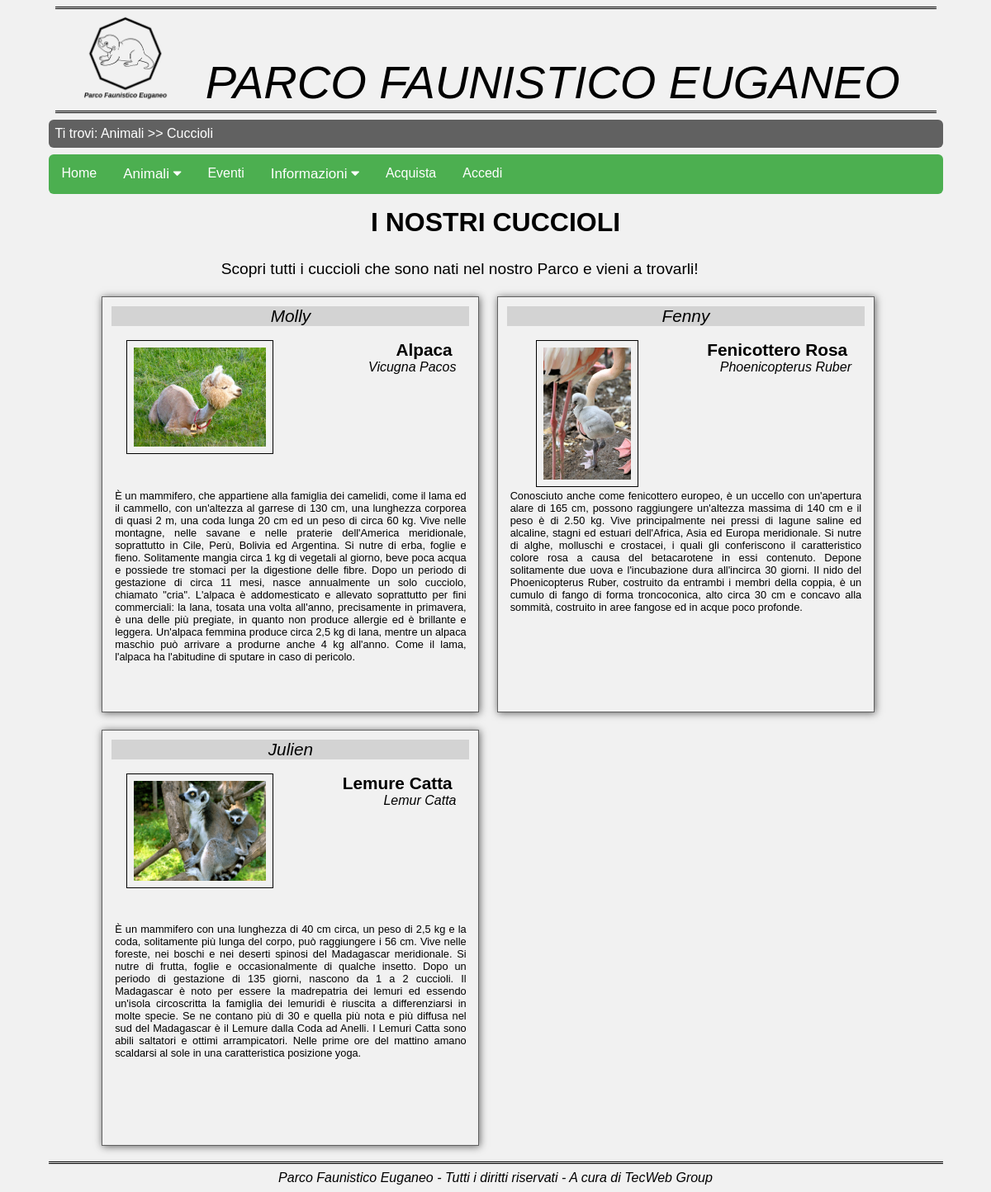
/PAGES/cuccioli.php, run on the app's committed database.
### tables this page shows
CREATE TABLE IF NOT EXISTS Animali (
    NomeComune varchar(30),
    NomeProprio varchar(20) NULL,
    NomeScientifico varchar(50),
    Famiglia varchar(20),
    SezioneParco varchar(20),
    DescrizioneAnimale text,
    Immagine text NULL,
    DescrizioneImmagine text NULL,
    PRIMARY KEY(NomeComune,Famiglia)
);

### PHP/sqlInteractions.php (called while the page is built, shortened)
<?php
	class sqlInteractions {
	public function apriConnessioneDB(){
		$this->connection = mysqli_connect(static::host,static::user,static::pass,static::dbName);
		if(!$this->connection){
			return false;
		}
		else{
			return true;
		}
	}
	public function getCuccioli(){
		$query = 'SELECT NomeComune, NomeProprio, NomeScientifico, DescrizioneAnimale, Immagine, DescrizioneImmagine FROM Animali WHERE Famiglia=\'Cuccioli\' ORDER BY NomeComune ASC';
		$queryResult = mysqli_query($this->connection,$query);
		if(mysqli_num_rows($queryResult)==0){
			return null;
		}
		else{
			$result = array();
			while($row=mysqli_fetch_assoc($queryResult)){
				$arraySingoloCucciolo = array('NomeComune'=>$row['NomeComune'],'NomeProprio'=>$row['NomeProprio'],'NomeScientifico'=>$row['NomeScientifico'],'DescrizioneAnimale'=>$row['DescrizioneAnimale'],'Immagine'=>$row['Immagine'],'DescrizioneImmagine'=>$row['DescrizioneImmagine'],);
				array_push($result,$arraySingoloCucciolo);
			}
			return $result;
		}
	}
}
?>

### PAGES/cuccioli.php (the view)
<?php
    require_once "../PHP/modulesInit.php";
    require_once "../PHP/sqlInteractions.php";
    $oggettoPagina = new sqlInteractions();
    $connessione = $oggettoPagina->apriConnessioneDB();
    if($connessione){
        $cuccioli = $oggettoPagina->getCuccioli();
        if($cuccioli==null){
            $stringaCuccioli = "<p class=\"messaggio\">Non sono presenti cuccioli in questo momento al Parco Faunistico Euganeo.</p>";
        }
        else{
            $stringaCuccioli = "<div id=\"risultatiCuccioli\">";
            foreach($cuccioli as $puppies){
                $stringaCuccioli .= "<div class=\"containerAnimal\">
                                     <div class=\"namePuppy\">".$puppies['NomeProprio']."</div>
                                     <div class=\"photoAnimal\"><img src=\"".$puppies['Immagine']."\" alt=\"".$puppies['DescrizioneImmagine']."\" /></div>
                                     <div class=\"nameAnimal\">".$puppies['NomeComune']."</div>
                                     <div class=\"scientificNameAnimal\">".$puppies['NomeScientifico']."</div>
                                     <div class=\"descAnimal\">".$puppies['DescrizioneAnimale']."</div>
                                     </div>";
            }
            $stringaCuccioli .= "</div>
                                 <div class=\"clear\"></div>";
        }
    }
    else{
        $stringaCuccioli = "<p class=\"errorMessage\">Connessione al database degli animali fallita. Per favore, riprova.</p>";
    }
    $output = file_get_contents("../HTML/cuccioli.html");
    $output = str_replace('<a href="cuccioli.php">','<a>',$output);
    $output = str_replace("<menu></menu>",modulesInit::menu(),$output);
    $output = str_replace("<breadcrumb></breadcrumb>",modulesInit::breadcrumb('Animali >> Cuccioli'),$output);
    $output = str_replace("<selezionaCuccioli></selezionaCuccioli>",$stringaCuccioli,$output);
    echo $output;
?>

### PHP/modulesInit.php (shortened to what this page needs)
<?php
	class modulesInit{
		public static function breadcrumb(...$sequenza){
			$breadcrumb = "Ti trovi: ";
			foreach($sequenza as $element){
				$breadcrumb .= "$element ";
			}
			return "<p class=\"map-position\">$breadcrumb</p>";
		}
		public static function menu(){
			$menu_form = '<div class="topnav" id="menu">'."\n"
						.'  <a class="menuItem" href="home.php">Home</a>'."\n"
						.'  <div class="closeMenu">'."\n"
						.'	  <div id="chiudiMenu">'."\n"
						.'	  </div>'."\n"
						.'  </div>'."\n"
						.'  <div class="dropdown">'."\n"
						.'	  <a class="dropbtn" href="animali.php">Animali'."\n"
						.'		 <i class="fa fa-caret-down"></i>'."\n"
						.'	  </a>'."\n"
						.'	  <div class="dropdown-content">'."\n"
						.'		  <a href="animali.php">Tutti gli animali</a>'."\n"
						.'		  <a href="cuccioli.php">I cuccioli</a>'."\n"
						.'	  </div>'."\n"
						.'  </div>'."\n"
						.'  <a class="menuItem" href="eventi.php">Eventi</a>'."\n"
						.'  <div class="dropdown menuItem">'."\n"
						.'	  <a href="info.php" class="dropbtn">Informazioni'."\n"
						.'		 <i class="fa fa-caret-down"></i>'."\n"
						.'	  </a>'."\n"
						.'	  <div class="dropdown-content">'."\n"
						.'		  <a href="info.php#contatti">Contatti</a>'."\n"
						.'	  </div>'."\n"
						.'  </div>'."\n"
						.'  <a class="menuItem" href="acquista.php">Acquista</a>'."\n";
			if(isset($_SESSION["logged"]) && $_SESSION["logged"]->status == 2) {
				if($_SESSION['admin'] == 1) {
					$menu_form .= '<div class="dropdown menuItem">'."\n"
								.'	<a class="dropbtn" href="areaPrivata.php?pageName=principale">Pannello Amministratore'."\n"
								.'		 <i class="fa fa-caret-down mobile"></i>'."\n"
								.'  </a>'."\n"
								.'	<div class="dropdown-content mobile">'."\n"
								.'		<a href="areaPrivata.php?pageName=principale">Area Privata</a>'."\n"
								.'		<a href="areaPrivata.php?pageName=eventi">Eventi</a>'."\n"
								.'		<a href="areaPrivata.php?pageName=animali">Animali</a>'."\n"
								.'		<a href="areaPrivata.php?pageName=acquisti">Acquisti</a>'."\n"
								.'		<a href="areaPrivata.php?pageName=messaggi">Messaggi</a>'."\n"
								.'	</div>'."\n"
								.'</div>'."\n";
				} else {
					$menu_form .= '<div class="dropdown menuItem">'."\n"
								.'	<a class="dropbtn" href="areaPrivata.php?pageName=principale">Area Personale'."\n"
								.'		 <i class="fa fa-caret-down mobile"></i>'."\n"
								.'  </a>'."\n"
								.'	<div class="dropdown-content mobile">'."\n"
								.'		<a class="azioniRapide" href="areaPrivata.php?pageName=messaggi">Messaggi</a>'."\n"
								.'		<a class="azioniRapide" href="acquista.php">Acquista Biglietti</a>'."\n"
								.'		<a class="azioniRapide" href="info.php">Contatta l\'Amministratore</a>'."\n"
								.'	</div>'."\n"
								.'</div>'."\n";
				}
				$menu_form .= '<a class="menuItem" href="../PHP/login/logout.php">Logout</a>'."\n";
			} else {
				$menu_form .= '   <a class="menuItem" href="login.php">Accedi</a>'."\n";
			}
			$menu_form .= '   <a href="javascript:void(0);" class="icon menuItem" onclick="mobileMenu()">&#9776;</a>'."\n";
			$menu_form .= '</div>'."\n";
			return $menu_form;
		}
	}
?>

### CSS/cssGenerale.css (style rules this page uses)
* { margin: auto; }
html, body { font-family: Verdana, Arial, Helvetica, sans-serif; font-size: 100%; max-width: 95%; margin: auto; padding: 0; height: 100%; }
body { background-color: #F1F1F1; }
abbr, a, a:hover { text-decoration: none; }
.titolo { text-align: center; font-weight: bolder; display: block; padding: 1.5%; font-size: 2em; }
.map-position { background: #616161; padding: 0.5em; color: #FFFFFF; margin: 0.5em 0 0.5em 0; border-radius: 6px 6px 6px 6px; -moz-border-radius: 6px 6px 6px 6px; -webkit-border-radius: 6px 6px 6px 6px; }
#header a { color: #000000; text-decoration: none; }
#header { font-size: 100%; max-width: 100%; margin: 0.5em; border-top: 3px double #000000; border-bottom: 3px double #000000; overflow: auto; }
.logoHeader { float: left; width: 10%; height: auto; margin-left: 2em; }
#header .nomeSito { font-family: Verdana, Arial, Helvetica, sans-serif; font-size: 3.5em; font-style: italic; text-align: center; color: #000000; padding-top: 1em; }
#footer { text-align: center; max-width: 100%; margin: 0.5em 0; border-top: 3px double #000000; overflow: auto; clear: both; }
.parFooter { font-size: 1em; font-style: italic; text-align: center; padding: 0.5em; }

### CSS/menu.css (style rules this page uses)
#menu { background-color: #4CAF50 !important; padding: 0%; overflow: hidden; margin: 0; border-radius: 6px 6px 6px 6px; -moz-border-radius: 6px 6px 6px 6px; -webkit-border-radius: 6px 6px 6px 6px; }
*.menuItem { float: left; }
#menu a { color:white; }
a.menuItem, .dropdown-content a, .dropbtn { display: inline-block; text-align: center; padding: 14px 16px; }
.dropdown { float: left; overflow: hidden; }
.dropdown .dropbtn { font-size: 17px; border: none; outline: none; color: white; padding: 14px 16px; background-color: inherit; font-family: inherit; margin: 0; }

### CSS/animali.css (style rules this page uses)
#ricercaAnimali p, #introCuccioli p { width: 90%; text-align: center; font-size: 1.2em; }
#introCuccioli p { margin: 1%; }
#risultatiAnimali, #risultatiCuccioli { width: 100%; margin-left: 5%; }
.containerAnimal { width: 40%; padding: 1%; margin: 1%; float: left; border: 1px solid#616161; height: 30em; -webkit-box-shadow: 1px 1px 9px 0px rgba(97,97,97,1); -moz-box-shadow: 1px 1px 9px 0px rgba(97,97,97,1); box-shadow: 1px 1px 9px 0px rgba(97,97,97,1); }
.photoAnimal { width: 10em; float: left; height: 10em; margin: 4%; text-align: center; }
.photoAnimal img { max-height: 10em; max-width: 10em; border: 1px solid #000000; padding: 5%; }
.namePuppy { font-style: italic; text-align: center; font-size: 1.3em; background-color: lightgray; }
.nameAnimal { margin-right: 1em; padding-top: 4%; font-weight: bold; font-size: 1.3em; text-align: right; }
.scientificNameAnimal { margin-right: 1em; font-style: italic; font-size: 1em; text-align: right; }
.descAnimal { padding: 0.3em 0.3em 0 0.3em; text-align: justify; font-size: 0.8em; clear:both; }

### data on the page
animali: NomeProprio "Molly", Immagine (picture), NomeComune "Alpaca", NomeScientifico "Vicugna Pacos", DescrizioneAnimale "È un mammifero, che appartiene alla famiglia dei camelidi, come il lama ed il cammello, con un'altezza al garrese di 130 cm, una lunghezza corporea di quasi 2 m, una coda lunga 20 cm ed un peso di circa 60 kg. Vive nelle montagne, nelle savane e nelle praterie dell'America meridionale, soprattutto in Cile, Perù, Bolivia ed Argentina. Si nutre di erba, foglie e fieno. Solitamente mangia circa 1 kg di vegetali al giorno, beve poca acqua e possiede tre stomaci per la digestione delle fibre. Dopo un periodo di gestazione di circa 11 mesi, nasce annualmente un solo cucciolo, chiamato \"cria\". L'alpaca è addomesticato e allevato soprattutto per fini commerciali: la lana, tosata una volta all'anno,…"
animali: NomeProprio "Fenny", Immagine (picture), NomeComune "Fenicottero Rosa", NomeScientifico "Phoenicopterus Ruber", DescrizioneAnimale "Conosciuto anche come fenicottero europeo, è un uccello con un'apertura alare di 165 cm, possono raggiungere un'altezza massima di 140 cm e il peso è di 2.50 kg. Vive principalmente nei pressi di lagune saline ed alcaline, stagni ed estuari dell'Africa, Asia ed Europa meridionale. Si nutre di alghe, molluschi e crostacei, i quali gli conferiscono il caratteristico colore rosa a causa del betacarotene in essi contenuto. Depone solitamente due uova e l'incubazione dura all'incirca 30 giorni. Il nido del Phoenicopterus Ruber, costruito da entrambi i membri della coppia, è un cumulo di fango di forma troncoconica, alto circa 30 cm e concavo alla sommità, costruito in aree fangose ed in acque…"
animali: NomeProprio "Julien", Immagine (picture), NomeComune "Lemure Catta", NomeScientifico "Lemur Catta", DescrizioneAnimale "È un mammifero con una lunghezza di 40 cm circa, un peso di 2,5 kg e la coda, solitamente più lunga del corpo, può raggiungere i 56 cm. Vive nelle foreste, nei boschi e nei deserti spinosi del Madagascar meridionale. Si nutre di frutta, foglie e occasionalmente di qualche insetto. Dopo un periodo di gestazione di 135 giorni, nascono da 1 a 2 cuccioli. Il Madagascar è noto per essere la madrepatria dei lemuri ed essendo un'isola circoscritta la famiglia dei lemuridi è riuscita a differenziarsi in molte specie. Se ne contano più di 30 e quella più nota e più diffusa nel sud del Madagascar è il Lemure dalla Coda ad Anelli. I Lemuri Catta sono abili saltatori e ottimi arrampicatori. Nelle prime…"

### other printed values
str_replace('<a href="cuccioli.php">','<a>',$output) "PARCO FAUNISTICO EUGANEO I NOSTRI CUCCIOLI Scopri tutti i cuccioli che sono nati nel nostro Parco e vieni a trovarli! Parco Faunistico Euganeo - Tutti i diritti riservati - A cura di TecWeb Group"
$breadcrumb "Ti trovi: Animali >> Cuccioli"
